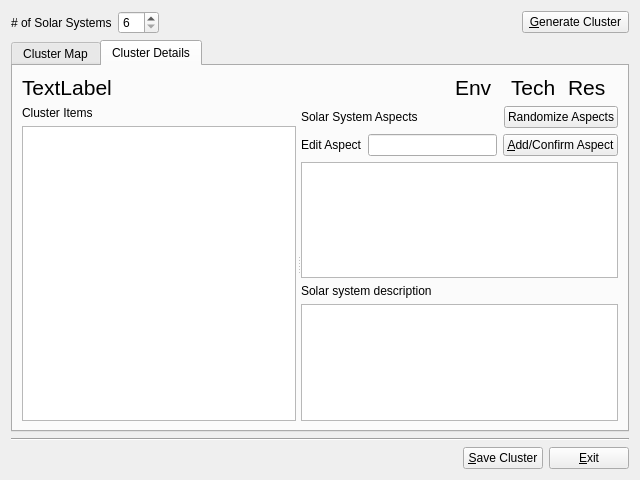
<?xml version="1.0" encoding="UTF-8"?>
<ui version="4.0">
 <class>DiasporaClusterForm</class>
 <widget class="QWidget" name="DiasporaClusterForm">
  <property name="geometry">
   <rect>
    <x>0</x>
    <y>0</y>
    <width>640</width>
    <height>480</height>
   </rect>
  </property>
  <property name="windowTitle">
   <string>Form</string>
  </property>
  <layout class="QVBoxLayout" name="verticalLayout_5">
   <item>
    <layout class="QHBoxLayout" name="horizontalLayout" stretch="1,1,10,3">
     <item>
      <widget class="QLabel" name="label">
       <property name="text">
        <string># of Solar Systems</string>
       </property>
      </widget>
     </item>
     <item>
      <widget class="QSpinBox" name="spinNumSolSys">
       <property name="minimum">
        <number>6</number>
       </property>
       <property name="maximum">
        <number>14</number>
       </property>
      </widget>
     </item>
     <item>
      <spacer name="horizontalSpacer_2">
       <property name="orientation">
        <enum>Qt::Horizontal</enum>
       </property>
       <property name="sizeHint" stdset="0">
        <size>
         <width>40</width>
         <height>20</height>
        </size>
       </property>
      </spacer>
     </item>
     <item>
      <widget class="QPushButton" name="btnGenerate">
       <property name="text">
        <string>&amp;Generate Cluster</string>
       </property>
      </widget>
     </item>
    </layout>
   </item>
   <item>
    <widget class="QTabWidget" name="tabWidget">
     <property name="currentIndex">
      <number>1</number>
     </property>
     <widget class="QWidget" name="tab">
      <attribute name="title">
       <string>Cluster Map</string>
      </attribute>
      <layout class="QHBoxLayout" name="horizontalLayout_6">
       <item>
        <widget class="QGraphicsView" name="clusterView"/>
       </item>
      </layout>
     </widget>
     <widget class="QWidget" name="tab_2">
      <attribute name="title">
       <string>Cluster Details</string>
      </attribute>
      <layout class="QHBoxLayout" name="horizontalLayout_5">
       <item>
        <layout class="QVBoxLayout" name="verticalLayout_4" stretch="1,0">
         <item>
          <layout class="QHBoxLayout" name="horizontalLayout_2" stretch="17,2,2,2">
           <property name="spacing">
            <number>6</number>
           </property>
           <property name="sizeConstraint">
            <enum>QLayout::SetDefaultConstraint</enum>
           </property>
           <property name="bottomMargin">
            <number>0</number>
           </property>
           <item>
            <widget class="QLabel" name="lblName">
             <property name="sizePolicy">
              <sizepolicy hsizetype="Minimum" vsizetype="Minimum">
               <horstretch>0</horstretch>
               <verstretch>0</verstretch>
              </sizepolicy>
             </property>
             <property name="font">
              <font>
               <pointsize>16</pointsize>
              </font>
             </property>
             <property name="text">
              <string>TextLabel</string>
             </property>
             <property name="alignment">
              <set>Qt::AlignLeading|Qt::AlignLeft|Qt::AlignTop</set>
             </property>
            </widget>
           </item>
           <item>
            <widget class="QLabel" name="lblEnv">
             <property name="font">
              <font>
               <pointsize>16</pointsize>
              </font>
             </property>
             <property name="text">
              <string>Env</string>
             </property>
             <property name="alignment">
              <set>Qt::AlignLeading|Qt::AlignLeft|Qt::AlignTop</set>
             </property>
            </widget>
           </item>
           <item>
            <widget class="QLabel" name="lblTech">
             <property name="font">
              <font>
               <pointsize>16</pointsize>
              </font>
             </property>
             <property name="text">
              <string>Tech</string>
             </property>
             <property name="alignment">
              <set>Qt::AlignLeading|Qt::AlignLeft|Qt::AlignTop</set>
             </property>
            </widget>
           </item>
           <item>
            <widget class="QLabel" name="lblRes">
             <property name="font">
              <font>
               <pointsize>16</pointsize>
              </font>
             </property>
             <property name="text">
              <string>Res</string>
             </property>
             <property name="alignment">
              <set>Qt::AlignLeading|Qt::AlignLeft|Qt::AlignTop</set>
             </property>
            </widget>
           </item>
          </layout>
         </item>
         <item>
          <widget class="QSplitter" name="splitter">
           <property name="orientation">
            <enum>Qt::Horizontal</enum>
           </property>
           <property name="handleWidth">
            <number>5</number>
           </property>
           <widget class="QWidget" name="layoutWidget">
            <layout class="QVBoxLayout" name="verticalLayout">
             <item>
              <widget class="QLabel" name="label_2">
               <property name="text">
                <string>Cluster Items</string>
               </property>
              </widget>
             </item>
             <item>
              <widget class="QListView" name="lstCluster"/>
             </item>
            </layout>
           </widget>
           <widget class="QWidget" name="layoutWidget">
            <layout class="QVBoxLayout" name="verticalLayout_3">
             <item>
              <layout class="QHBoxLayout" name="horizontalLayout_3">
               <item>
                <widget class="QLabel" name="label_3">
                 <property name="text">
                  <string>Solar System Aspects</string>
                 </property>
                </widget>
               </item>
               <item>
                <spacer name="horizontalSpacer">
                 <property name="orientation">
                  <enum>Qt::Horizontal</enum>
                 </property>
                 <property name="sizeHint" stdset="0">
                  <size>
                   <width>40</width>
                   <height>20</height>
                  </size>
                 </property>
                </spacer>
               </item>
               <item>
                <widget class="QPushButton" name="btnRandomizeAspects">
                 <property name="text">
                  <string>Randomize Aspects</string>
                 </property>
                </widget>
               </item>
              </layout>
             </item>
             <item>
              <layout class="QHBoxLayout" name="horizontalLayout_4">
               <item>
                <widget class="QLabel" name="label_4">
                 <property name="text">
                  <string>Edit Aspect</string>
                 </property>
                </widget>
               </item>
               <item>
                <widget class="QLineEdit" name="lineAspect"/>
               </item>
               <item>
                <widget class="QPushButton" name="btnAddAspect">
                 <property name="text">
                  <string>&amp;Add/Confirm Aspect</string>
                 </property>
                </widget>
               </item>
              </layout>
             </item>
             <item>
              <widget class="QListWidget" name="lstAspects"/>
             </item>
             <item>
              <layout class="QVBoxLayout" name="verticalLayout_2">
               <item>
                <widget class="QLabel" name="label_5">
                 <property name="text">
                  <string>Solar system description</string>
                 </property>
                </widget>
               </item>
               <item>
                <widget class="QPlainTextEdit" name="txtSolSysDescription"/>
               </item>
              </layout>
             </item>
            </layout>
           </widget>
          </widget>
         </item>
        </layout>
       </item>
      </layout>
     </widget>
    </widget>
   </item>
   <item>
    <widget class="Line" name="line">
     <property name="orientation">
      <enum>Qt::Horizontal</enum>
     </property>
    </widget>
   </item>
   <item>
    <layout class="QHBoxLayout" name="horizontalLayout_7">
     <item>
      <spacer name="horizontalSpacer_3">
       <property name="orientation">
        <enum>Qt::Horizontal</enum>
       </property>
       <property name="sizeHint" stdset="0">
        <size>
         <width>218</width>
         <height>20</height>
        </size>
       </property>
      </spacer>
     </item>
     <item>
      <widget class="QPushButton" name="btnSaveCluster">
       <property name="text">
        <string>&amp;Save Cluster</string>
       </property>
      </widget>
     </item>
     <item>
      <widget class="QPushButton" name="btnExit">
       <property name="text">
        <string>&amp;Exit</string>
       </property>
      </widget>
     </item>
    </layout>
   </item>
  </layout>
 </widget>
 <resources/>
 <connections/>
</ui>
